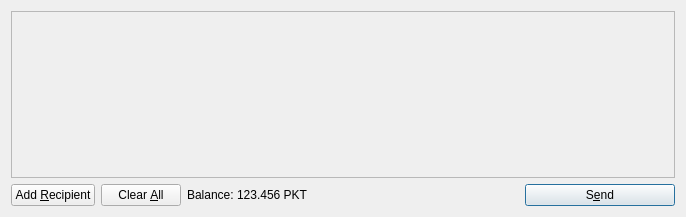
<?xml version="1.0" encoding="UTF-8"?>
<ui version="4.0">
 <class>SendCoinsDialog</class>
 <widget class="QDialog" name="SendCoinsDialog">
  <property name="geometry">
   <rect>
    <x>0</x>
    <y>0</y>
    <width>686</width>
    <height>217</height>
   </rect>
  </property>
  <property name="windowTitle">
   <string>Send Coins</string>
  </property>
  <layout class="QVBoxLayout" name="verticalLayout">
   <item>
    <widget class="QScrollArea" name="scrollArea">
     <property name="widgetResizable">
      <bool>true</bool>
     </property>
     <widget class="QWidget" name="scrollAreaWidgetContents">
      <property name="geometry">
       <rect>
        <x>0</x>
        <y>0</y>
        <width>666</width>
        <height>165</height>
       </rect>
      </property>
      <layout class="QVBoxLayout" name="verticalLayout_2">
       <property name="margin">
        <number>0</number>
       </property>
       <item>
        <layout class="QVBoxLayout" name="entries">
         <property name="spacing">
          <number>6</number>
         </property>
        </layout>
       </item>
       <item>
        <spacer name="verticalSpacer">
         <property name="orientation">
          <enum>Qt::Vertical</enum>
         </property>
         <property name="sizeHint" stdset="0">
          <size>
           <width>20</width>
           <height>40</height>
          </size>
         </property>
        </spacer>
       </item>
      </layout>
     </widget>
    </widget>
   </item>
   <item>
    <layout class="QHBoxLayout" name="horizontalLayout">
     <item>
      <widget class="QPushButton" name="addButton">
       <property name="toolTip">
        <string>Send to multiple recipients at once</string>
       </property>
       <property name="text">
        <string>Add &amp;Recipient</string>
       </property>
       <property name="icon">
        <iconset resource="../pocketchange.qrc">
         <normaloff>:/icons/add</normaloff>:/icons/add</iconset>
       </property>
       <property name="autoDefault">
        <bool>false</bool>
       </property>
      </widget>
     </item>
     <item>
      <widget class="QPushButton" name="clearButton">
       <property name="sizePolicy">
        <sizepolicy hsizetype="Minimum" vsizetype="Fixed">
         <horstretch>0</horstretch>
         <verstretch>0</verstretch>
        </sizepolicy>
       </property>
       <property name="toolTip">
        <string>Remove all transaction fields</string>
       </property>
       <property name="text">
        <string>Clear &amp;All</string>
       </property>
       <property name="icon">
        <iconset resource="../pocketchange.qrc">
         <normaloff>:/icons/remove</normaloff>:/icons/remove</iconset>
       </property>
       <property name="autoRepeatDelay">
        <number>300</number>
       </property>
       <property name="autoDefault">
        <bool>false</bool>
       </property>
      </widget>
     </item>
     <item>
      <layout class="QHBoxLayout" name="horizontalLayout_2">
       <property name="spacing">
        <number>3</number>
       </property>
       <item>
        <widget class="QLabel" name="label">
         <property name="text">
          <string>Balance:</string>
         </property>
        </widget>
       </item>
       <item>
        <widget class="QLabel" name="labelBalance">
         <property name="cursor">
          <cursorShape>IBeamCursor</cursorShape>
         </property>
         <property name="text">
          <string>123.456 PKT</string>
         </property>
         <property name="textInteractionFlags">
          <set>Qt::LinksAccessibleByMouse|Qt::TextSelectableByKeyboard|Qt::TextSelectableByMouse</set>
         </property>
        </widget>
       </item>
      </layout>
     </item>
     <item>
      <spacer name="horizontalSpacer">
       <property name="orientation">
        <enum>Qt::Horizontal</enum>
       </property>
       <property name="sizeHint" stdset="0">
        <size>
         <width>40</width>
         <height>20</height>
        </size>
       </property>
      </spacer>
     </item>
     <item>
      <widget class="QPushButton" name="sendButton">
       <property name="minimumSize">
        <size>
         <width>150</width>
         <height>0</height>
        </size>
       </property>
       <property name="toolTip">
        <string>Confirm the send action</string>
       </property>
       <property name="text">
        <string>S&amp;end</string>
       </property>
       <property name="icon">
        <iconset resource="../pocketchange.qrc">
         <normaloff>:/icons/send</normaloff>:/icons/send</iconset>
       </property>
       <property name="default">
        <bool>true</bool>
       </property>
      </widget>
     </item>
    </layout>
   </item>
  </layout>
 </widget>
 <resources>
  <include location="../pocketchange.qrc"/>
 </resources>
 <connections/>
</ui>
